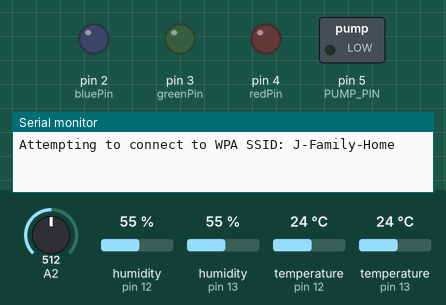
This sketch was run on a simulated Arduino Mega 2560, built with avr-gcc and run on an emulated ATmega2560. On the bench: switched loads named in the sketch (green lamp = pin HIGH), output pins drawn as LEDs (lit = HIGH), the last lines printed to the serial monitor. Inputs (shaded band) come from the test bench; at power-on: A2 = 512, humidity (sensors on pin 12, pin 13) 55 %, temperature (sensors on pin 12, pin 13) 24 °C. WiFi joins after 1.5 s; servers stay silent unless stated; uploads are accepted with an empty reply.

Above: at 0.1 s.
At 1.6 s:
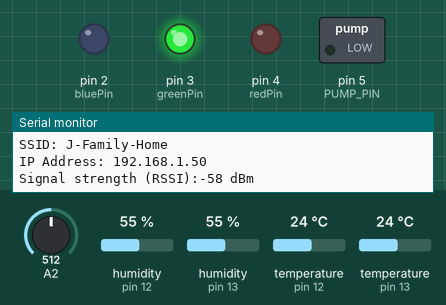
At 62.5 s:
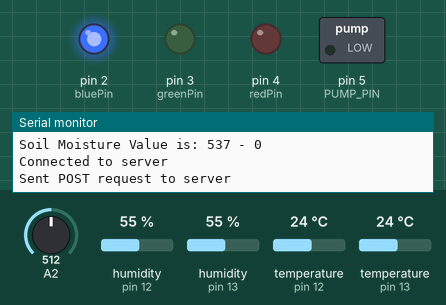
Timing chart, 0 to 65.0 s (numbered marks = the images above):
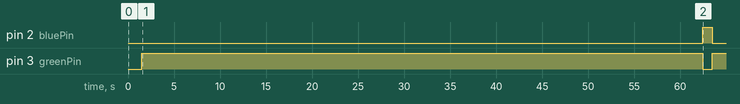

The sketch:

Its_Working.ino
```cpp
/*
 WiFiEsp example: WebClientRepeating
 This sketch connects to a web server and makes an HTTP request
 using an Arduino ESP8266 module.
 It repeats the HTTP call each 10 seconds.
 For more details see: http://yaab-arduino.blogspot.com/p/wifiesp.html
*/

#include "WiFiEsp.h"
#include <dht.h>
#include "arduino_secrets.h"
// Emulate Serial1 on pins 6/7 if not present
#ifndef HAVE_HWSERIAL1
#include "SoftwareSerial.h"
SoftwareSerial Serial1(6, 7); // RX, TX
#endif

char ssid[] = SECRET_SSID;
char pass[] = SECRET_PASS;
int status = WL_IDLE_STATUS;  // the Wifi radio's status

const char server[] = "polar-headland-35646.herokuapp.com";

unsigned long lastPOSTConnectionTime = 0;         // last time you connected to the server, in milliseconds
const unsigned long POSTInterval = 60000; // delay between updates, in milliseconds
unsigned long lastGETConnectionTime = 0;         // last time you connected to the server, in milliseconds
const unsigned long GETInterval = 10000; // delay between updates, in milliseconds

// Initialize the Ethernet client object
WiFiEspClient client;
// Initialize the temp sensors
dht dhtOut;
dht dhtIn;
float temp_in, temp_out, hum_in, hum_out, moisture;
// TO-DO - impliment moisture sensor.

//LEDs
int redPin = 4;
int greenPin = 3;
int bluePin = 2;

//Parse Counter
int counter = 0;

//Soil Moisture Sensor

const int AirValue = 655;   //you need to replace this value with Value_1
const int WaterValue = 307;  //you need to replace this value with Value_2
int intervals = (AirValue - WaterValue)/3;
int soilMoistureState = DRY;

void setup()
{
  // initialise LED pins -> OUTPUT
  pinMode(redPin, OUTPUT);
  pinMode(greenPin, OUTPUT);
  pinMode(bluePin, OUTPUT);
  // initialise Pump
  pinMode(PUMP_PIN, OUTPUT);
  // initialize serial for debugging
  Serial.begin(115200);
  // initialize serial for ESP module
  Serial1.begin(115200);
  // initialize ESP module
  WiFi.init(&Serial1);

  // check for the presence of the shield
  if (WiFi.status() == WL_NO_SHIELD) {
    Serial.println("WiFi shield not present");
    // don't continue
    while (true);
  }

  // attempt to connect to WiFi network
  while ( status != WL_CONNECTED) {
    Serial.print("Attempting to connect to WPA SSID: ");
    Serial.println(ssid);
    // Connect to WPA/WPA2 network
    status = WiFi.begin(ssid, pass);
  }

  Serial.println("You're connected to the network");

  printWifiStatus();
}

void loop()
{
  setColor(0,255,0);
  // if there's incoming data from the net connection send it out the serial port
  // this is for debugging purposes only
  while (client.available()) {
    char c = client.read();
    parseHTTPResponse(c);
  }
  // if 10 seconds has passed since last GET request, reconnect and send GET request for pump status
  if (millis() - lastGETConnectionTime > GETInterval) {
    httpGETRequest();
    //if 60 seconds has passed since last system POST request, reconnect and send system status.
    if (millis() - lastPOSTConnectionTime > POSTInterval) {
      delay(1000);
      httpPOSTRequest();
    }
  }


}

// this method makes a HTTP connection to the server
void httpPOSTRequest()
{
  Serial.println();

  // close any connection before send a new request
  // this will free the socket on the WiFi shield
  client.stop();
  getSensorData();
  getSoilMoistureData();
  String jsonData = "{\"temp_out\":" + String(temp_out)+ ", \"temp_in\":" + String(temp_in) + ", \"humidity_in\":" + String(hum_in) + ", \"humidity_out\":" + String(hum_out) + ", \"soil_moisture\":" + String(soilMoistureState) + "}";
  sendSensorData(jsonData);
}

// this method makes a HTTP connection to the server
void httpGETRequest()
{
  Serial.println();

  // close any connection before send a new request
  // this will free the socket on the WiFi shield
  client.stop();

  // if there's a successful connection
  if (client.connectSSL(server, 443)) {
    Serial.println("Connecting...");

    // send the HTTP PUT request
    client.println("GET /pump/pump_status HTTP/1.1");
    client.println("Host: polar-headland-35646.herokuapp.com");
    client.println("Connection: close");
    client.println();

    // note the time that the connection was made
    lastGETConnectionTime = millis();
    Serial.println("Sent GET request to server");
  }
  else {
    // if you couldn't make a connection
    Serial.println("Connection failed");
  }
}


void printWifiStatus()
{
  setColor(0, 255, 0);  // green
  // print the SSID of the network you're attached to
  Serial.print("SSID: ");
  Serial.println(WiFi.SSID());

  // print your WiFi shield's IP address
  IPAddress ip = WiFi.localIP();
  Serial.print("IP Address: ");
  Serial.println(ip);

  // print the received signal strength
  long rssi = WiFi.RSSI();
  Serial.print("Signal strength (RSSI):");
  Serial.print(rssi);
  Serial.println(" dBm");
}

void getSensorData()
{
  int chk = dhtOut.read11(TEMP_OUT_PIN);
  temp_out = dhtOut.temperature;
  hum_out = dhtOut.humidity;

  chk = dhtIn.read11(TEMP_IN_PIN);
  temp_in = dhtIn.temperature;
  hum_in = dhtIn.humidity;
}

void sendSensorData(String value){
  if (client.connectSSL(server, 443)) {
    Serial.println("Connected to server");
    client.println("POST /measures HTTP/1.1");
    client.println("Host: polar-headland-35646.herokuapp.com");
    client.println("Content-type: application/json");
    client.print("Content-length: ");
    client.println(value.length());
    client.println("Connection: keep-alive");
    client.println();
    client.println(value);
    lastPOSTConnectionTime = millis();
    Serial.println("Sent POST request to server");
    setColor(0,0,255);
    delay(1000);
  }
}

void setColor(int red, int green, int blue)
{
  analogWrite(redPin, red);
  analogWrite(greenPin, green);
  analogWrite(bluePin, blue);
}

static void parseHTTPResponse(char c)
{
  if(c == '|'|| counter == 1){
    counter++;
    if(counter == 2){
      counter = 0;
    }
    if(c == '1'){
      Serial.println("Turning the pump ON");
      digitalWrite(PUMP_PIN, 1);
    }
     else if (c == '0'){
      Serial.println("Turning the pump OFF");
      digitalWrite(PUMP_PIN, 0);
    }
  }
}

void getSoilMoistureData()
{
  int soilMoistureReading = 0;
  //Get 20 readings & take mean average
  int i;
  for (i = 0; i<=20; i++)
  {
    soilMoistureReading += analogRead(A2);
  }
  soilMoistureReading = soilMoistureReading / 20;

  setSoilMoistureStatus(soilMoistureReading);

  Serial.print("Soil Moisture Value is: ");
  Serial.print(soilMoistureReading);
  Serial.print(" - ");
  Serial.println(soilMoistureState);
}

void setSoilMoistureStatus(int soilMoistureReading)
{
  if(soilMoistureReading > WaterValue && soilMoistureReading < (WaterValue + intervals))
  {
    soilMoistureState = VERY_WET;
  }
  else if(soilMoistureReading > (WaterValue + intervals) && soilMoistureReading < (AirValue - intervals))
  {
    soilMoistureState = WET;
  }
  else if(soilMoistureReading < AirValue && soilMoistureReading > (AirValue - intervals))
  {
    soilMoistureState = DRY;
  }
}
```

arduino_secrets.h
```cpp
#define SECRET_SSID "J-Family-Home";
#define SECRET_PASS "Cmarsh=24962695";

#define TEMP_OUT_PIN 12
#define TEMP_IN_PIN 13
#define PUMP_PIN 5
#define MOISTURE_SENSOR
#define SOLINOID_PIN 6

#define WET 0
#define DRY 1
#define VERY_WET 3
```

Measured:
- by itself, pin 2 (bluePin): LOW → HIGH at 62.5 s, → LOW 1.0 s later
- by itself, pin 3 (greenPin): HIGH → LOW at 62.5 s, → HIGH 1.0 s later
